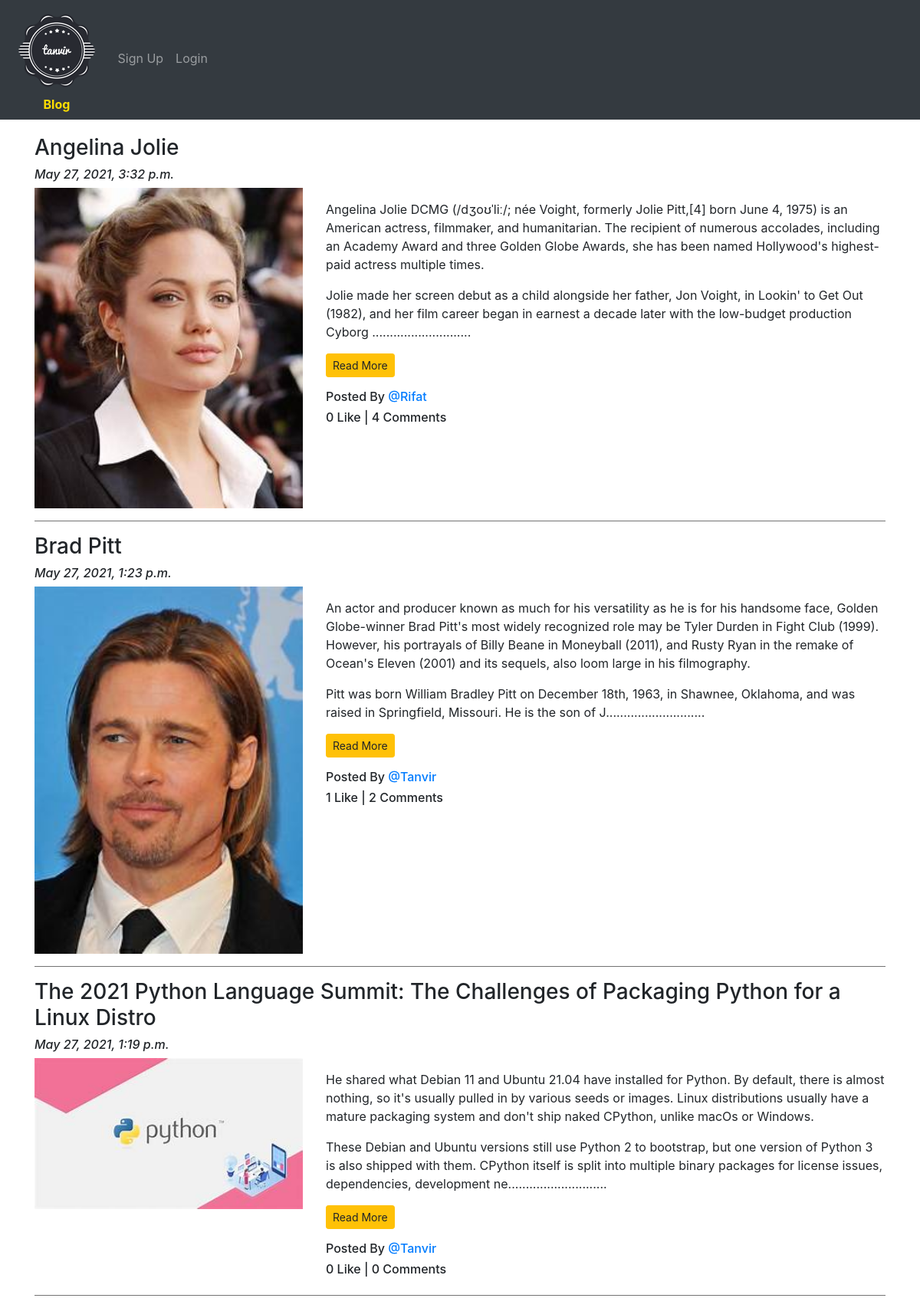
Screenshot of /blog/ with the database file from the repository.
### App_Blog/models.py (models this page shows, shortened)
class Blog(models.Model):
    author = models.ForeignKey(User,on_delete=models.CASCADE,related_name='post_author')
    blog_title = models.CharField(max_length=264,verbose_name='Put a Title!')
    slug = models.SlugField(max_length=264,unique=True)
    blog_content = models.TextField()
    blog_image = models.ImageField(upload_to = 'blog_images',verbose_name = "Image")
    publish_date = models.DateTimeField(auto_now_add=True)
    update_date = models.DateTimeField(auto_now=True)
    class Meta:
        ordering = ('-publish_date',)

### App_Blog/views.py (the view)
# urls.py: path('',views.BlogList.as_view(),name = "blog_list"),
class BlogList(ListView):
    context_object_name = 'blogs'
    model = Blog
    template_name = "App_Blog/blog_list.html"

### App_Blog/templatetags/custom_filters.py (called while the page is built)
def custom_filter(value):
    return value[0:500]+"............................"

### templates/App_Blog/blog_list.html (shortened to what this page needs)
{% extends 'base.html' %}
{% load custom_filters %}
{% block content %}
{% for blog in blogs %}
<h3>{{ blog.blog_title }}</h3>
<h6><i>{{ blog.publish_date }}</i></h6>
<div class="row">
     <div class="col-sm-4">
         <img src="/media/{{ blog.blog_image }}" alt="{{ blog.blog_title }}" title="{{ blog.blog_title }}" width = "100%">
     </div>
     <div class="col-sm-8">
         <p>{{ blog.blog_content|range_filter|linebreaks }} <a href="{% url 'App_Blog:blog_details' slug=blog.slug %}" class="btn btn-warning btn-sm">Read More</a></p>
         <h6>Posted By <a href = "{% url 'App_Login:profile' %}">@{{ blog.author }}</a></h6>
         <h6>{{ blog.liked_blog.count }} Like | {{ blog.blog_comment.count }} Comment{{ blog.blog_comment.count|pluralize }}</h6>
     </div>
</div>
<hr size = "3" noshade>
{% endfor %}
{% endblock %}

### templates/base.html (shortened to what this page needs)
<!DOCTYPE html>
{% load static %}
<html lang="en" dir="ltr">
<head>
  <link rel="stylesheet" href="https://maxcdn.bootstrapcdn.com/bootstrap/4.4.1/css/bootstrap.min.css">
  <link href="https://maxcdn.bootstrapcdn.com/font-awesome/4.7.0/css/font-awesome.min.css" rel="stylesheet">
  <link href="https://maxcdn.bootstrapcdn.com/font-awesome/4.7.0/css/font-awesome.min.css" rel="stylesheet">
</head>
<body>
  <nav class="navbar navbar-expand-sm bg-dark navbar-dark">
    <ul class="navbar-nav">
      <li class="nav-item active">
        <a class="nav-link" href="{% url 'index' %}"><img src="{% static 'img/Logo.png' %}" alt=""></a>
        &nbsp;&nbsp;&nbsp; &nbsp;&nbsp;&nbsp;&nbsp;&nbsp;<span style = "color:#FEDD00;font-weight:bolder;">Blog</span>
      </li>
      {% if user.is_authenticated %}
      <div class="nav-item dropdown">
        <a class="nav-link dropdown-toggle text-info" href="#" id="navbardrop" data-toggle="dropdown">
          <br>
          <br>
          &nbsp;&nbsp;&nbsp;@{{user.username}}
        </a>
        <div class="dropdown-menu">
          <a class="dropdown-item" href="{% url 'App_Blog:create_blog' %}">Write Blog</a>
          <a class="dropdown-item" href="{% url 'App_Blog:my_blogs' %}">My Blog</a>
          <a class="dropdown-item" href="{% url 'App_Login:profile' %}">Your Profile</a>
          <hr size = "3" noshade>
          <a class="dropdown-item" href="{% url 'App_Login:logout' %}">Logout</a>
        </div>
      </div>
      {% else %}
      <li class="nav-item">
        <br>
        <br>
        <a class="nav-link" href="{% url 'App_Login:signup' %}">&nbsp;&nbsp;&nbsp;Sign Up</a>
      </li>
      <li class="nav-item">
        <br>
        <br>
        <a class="nav-link" href="{% url 'App_Login:login' %}">Login</a>
      </li>
      {% endif %}
    </ul>
  </nav>
  <div class="container" style="padding-top:20px;">
    {% block content %}
    {% endblock %}
  </div>
</body>
</html>

### rows the page displays
Blog: blog_title "Angelina Jolie", publish_date "May 27, 2021, 3:32 p.m.", blog_image (picture), blog_content|range_filter "Angelina Jolie DCMG (/dʒoʊˈliː/; née Voight, formerly Jolie Pitt,[4] born June 4, 1975) is an American actress, filmmaker, and humanitarian. The recipient of numerous accolades, including an Academy Award and three Golden Globe Awards, she has been named Hollywood's highest-paid actress multiple times. Jolie made her screen debut as a child alongside her father, Jon Voight, in Lookin' to Get Out (1982), and her film career began in earnest a decade later with the low-budget production Cyborg ............................", author "Rifat", liked_blog.count "0", blog_comment.count "4"
Blog: blog_title "Brad Pitt", publish_date "May 27, 2021, 1:23 p.m.", blog_image (picture), blog_content|range_filter "An actor and producer known as much for his versatility as he is for his handsome face, Golden Globe-winner Brad Pitt's most widely recognized role may be Tyler Durden in Fight Club (1999). However, his portrayals of Billy Beane in Moneyball (2011), and Rusty Ryan in the remake of Ocean's Eleven (2001) and its sequels, also loom large in his filmography. Pitt was born William Bradley Pitt on December 18th, 1963, in Shawnee, Oklahoma, and was raised in Springfield, Missouri. He is the son of J............................", author "Tanvir", liked_blog.count "1", blog_comment.count "2"
Blog: blog_title "The 2021 Python Language Summit: The Challenges of Packaging Python for a Linux Distro", publish_date "May 27, 2021, 1:19 p.m.", blog_image (picture), blog_content|range_filter "He shared what Debian 11 and Ubuntu 21.04 have installed for Python. By default, there is almost nothing, so it's usually pulled in by various seeds or images. Linux distributions usually have a mature packaging system and don't ship naked CPython, unlike macOs or Windows. These Debian and Ubuntu versions still use Python 2 to bootstrap, but one version of Python 3 is also shipped with them. CPython itself is split into multiple binary packages for license issues, dependencies, development ne............................", author "Tanvir", liked_blog.count "0", blog_comment.count "0"
